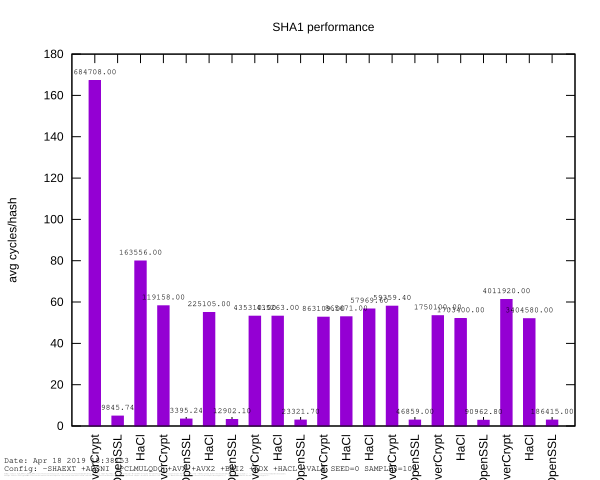

Reproduce this figure in gnuplot.
set terminal svg
set title "SHA1 performance"
set label "Date: ".strftime("%b %d %Y %H:%M:%S", time(0)) at character .5, 1.1 font "Courier,8"
set label "Config: -SHAEXT +AESNI +PCLMULQDQ +AVX +AVX2 +BMI2 +ADX +HACL +VALE SEED=0 SAMPLES=100" at character .5, .65 font "Courier,8"
set label "EverCrypt: /usr/bin/cc -Devercrypt\\_EXPORTS -I/mnt/e/everest/latest/hacl-star/dist/compact-c89 -I/mnt/e/everest/latest/kremlin/include -I/mnt/e/everest/latest/kremlin/kremlib/dist/generic  -g -fPIC   -Wno-parentheses -std=gnu11 -march=native -mtune=native -fPIC -fstack-check -o CMakeFiles/evercrypt.dir/mnt/e/everest/latest/hacl-star/dist/compact-c89/EverCrypt\\_Error.c.o   -c /mnt/e/everest/latest/hacl-star/dist/compact-c89/EverCrypt\\_Error.c" at character .5, .25 font "Courier,1"
set label "KreMLib: /usr/bin/cc -D\\_BSD\\_SOURCE -D\\_DEFAULT\\_SOURCE -I/mnt/e/everest/latest/kremlin/include -I/mnt/e/everest/latest/kremlin/kremlib/dist/generic  -g   -std=c11 -fwrapv -Wall -Wextra -Werror -Wno-unused-variable -Wno-unused-but-set-variable -Wno-unknown-warning-option -Wno-infinite-recursion -Wno-unused-parameter -fPIC -o CMakeFiles/kremlib.dir/mnt/e/everest/latest/kremlin/kremlib/dist/generic/prims.c.o   -c /mnt/e/everest/latest/kremlin/kremlib/dist/generic/prims.c" at character .5, .35 font "Courier,1"
set datafile separator "," 
set datafile commentschars "//" 
set xtics rotate 
set boxwidth 0.5 
set style fill solid
set bmargin 3
set key off
set ylabel "avg cycles/hash"
set output 'bench_hash_SHA1_per_byte.svg'
set xrange[-1:21]
plot 'bench_hash_SHA1.csv' using 8:xticlabels(1) with boxes title columnheader, '' using ($0-1):8:xticlabels(1):(sprintf("%0.2f", $5)) with labels font "Courier,8" offset char 0,.5
